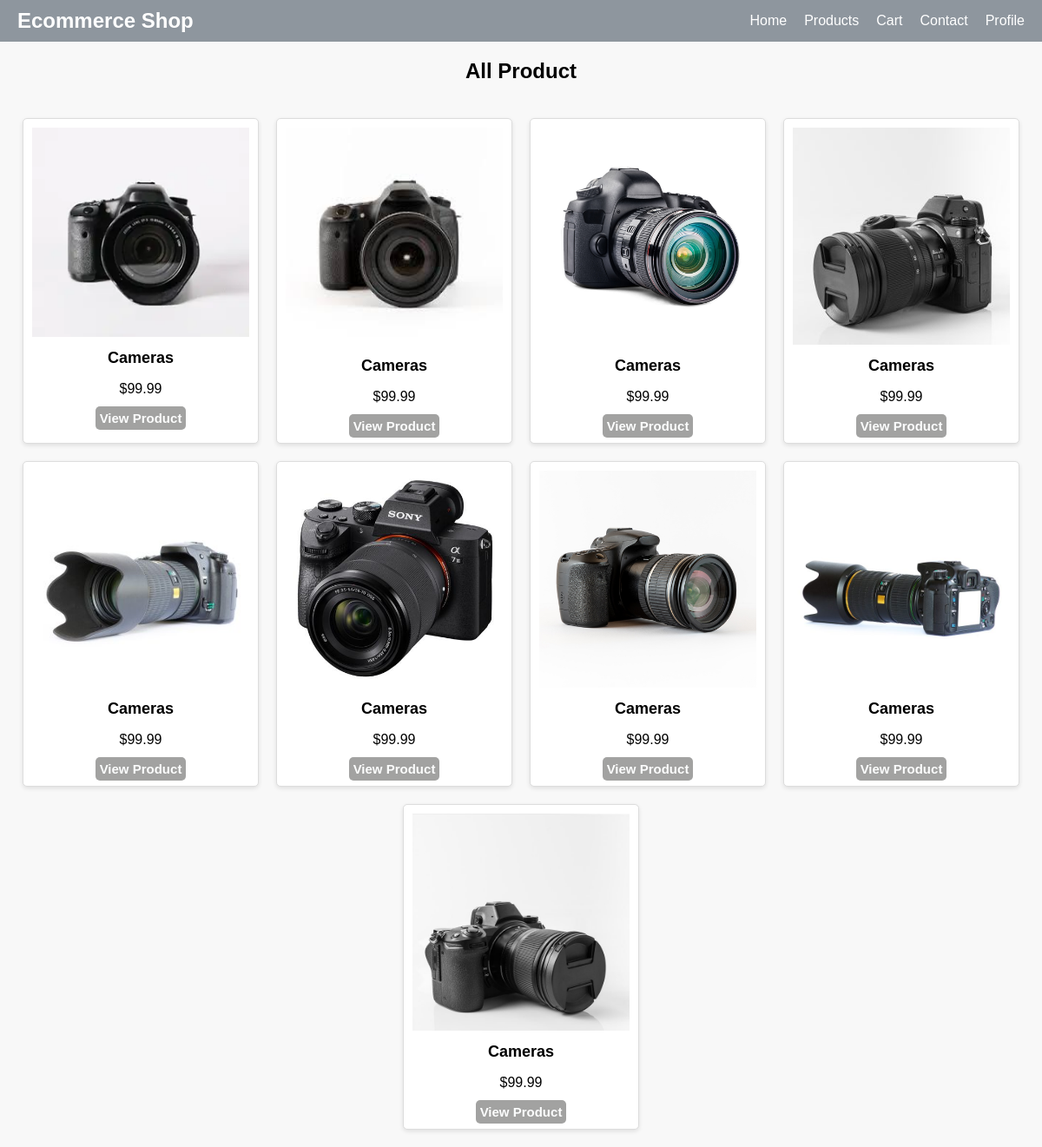
The app's page /categories?categori=Cameras with its own data.
### User/models.py (models this page shows)
class Products(models.Model):
    image = models.ImageField(upload_to='images/')
    product = models.CharField(max_length=30)
    price = models.FloatField()
    desc = models.CharField(max_length=300)
    categori = models.CharField(max_length=100)

### User/views.py (the view)
# urls.py: path('categories', Categories),
def Categories(request):
    categori = request.GET.get('categori')
    view = Products.objects.filter(categori=categori)
    print(view)
    return render(request, 'categories.html', {"view": view})

### templates/categories.html (shortened to what this page needs)
<!DOCTYPE html>
{% load static %}
<html lang="en">
<head>
    <link rel="stylesheet" href="{% static 'css/c.css' %}">
    <link rel="stylesheet" href="{% static 'css/all.min.css' %}">
<body>
    <header>
        <div class="logo">
            <h1>Ecommerce Shop</h1>
        </div>
        <nav>
            <ul>
                <li><a href="/">Home</a></li>
                <li><a href="/main">Products</a></li>
                <li><a href="/cart">Cart</a></li>
                <li><a href="#">Contact</a></li>
                <li><a href="/login">Profile </a></li>
            </ul>
        </nav>
    </header>
    <h2 style="text-align: center;">All Product</h2>
    <div class="product-grid">
        {% for i in view %}
        <div class="product-card">
            <img src="media/{{i.image}}"
                alt="Product 1">
            <h3>{{i.product}}</h3>
            <p>${{i.price}}</p>
            <a href="/product?id={{i.id}}" class="btn">View Product</a>
        </div>
        {% endfor %}
    </div>
</body>
</html>

### Static/css/c.css (style rules this page uses)
body { font-family: Arial, sans-serif; margin: 0; padding: 0; box-sizing: border-box; background-color: #f8f8f8; }
header { display: flex; justify-content: space-between; align-items: center; background-color: #8e969e; color: white; padding: 10px 20px; }
header .logo h1 { margin: 0; }
header nav ul { list-style: none; display: flex; gap: 20px; margin: 0; padding: 0; }
header nav ul li a { color: white; text-decoration: none; font-size: 16px; }
.product-grid { display: grid; word-wrap: break-word; grid-template-columns: repeat(auto-fill, minmax(300px, 1fr)); gap: 20px; padding: 20px; }
.product-card { text-align: center; background-color: #fff; padding: 10px; border: 1px solid #ddd; border-radius: 5px; box-shadow: 0 4px 8px rgba(0, 0, 0, 0.1); }
.product-card img { max-width: 100%; height: auto; margin-bottom: 10px; }
.product-card a { background-color: #A2A2A1FF; color: white; border: none; padding: 5px; border-radius: 5px; cursor: pointer; text-decoration: none; font-size: 15px; }
h1 { font-size: 2rem; margin-bottom: 20px; }
.product-grid { display: flex; gap: 20px; justify-content: center; flex-wrap: wrap; }
.product-card { background: #fff; border: 1px solid #ddd; border-radius: 5px; overflow: hidden; width: 250px; box-shadow: 0 2px 5px rgba(0, 0, 0, 0.1); }
.product-card img { width: 100%; height: auto; }
.product-card h3 { font-size: 18px; margin: 0 0 10px; }
.product-card a { text-decoration: none; color: #fcfdfd; font-weight: bold; }
h1 { margin: 20px 0; font-size: 24px; }

### records on screen
Products: image (picture), product "Cameras", price "99.99"
Products: image (picture), product "Cameras", price "99.99"
Products: image (picture), product "Cameras", price "99.99"
Products: image (picture), product "Cameras", price "99.99"
Products: image (picture), product "Cameras", price "99.99"
Products: image (picture), product "Cameras", price "99.99"
Products: image (picture), product "Cameras", price "99.99"
Products: image (picture), product "Cameras", price "99.99"
Products: image (picture), product "Cameras", price "99.99"
